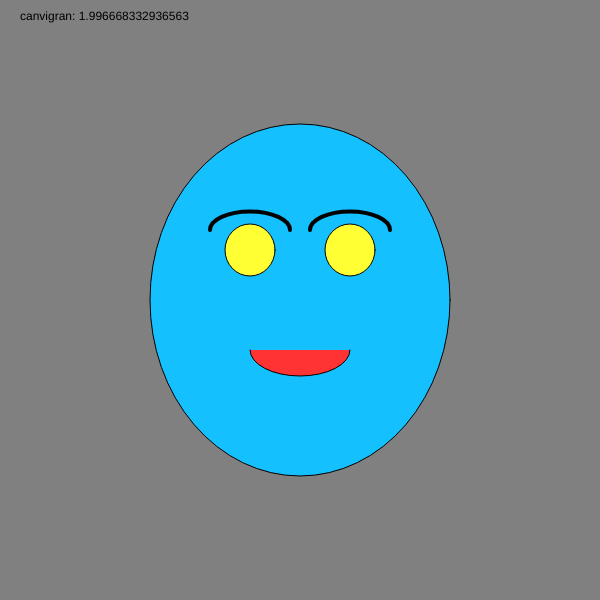
Frame 1 (no input)
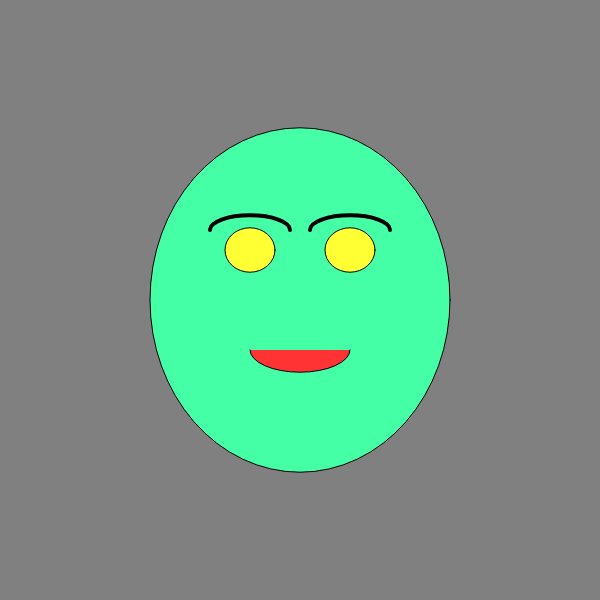
Frame 60 (no input)
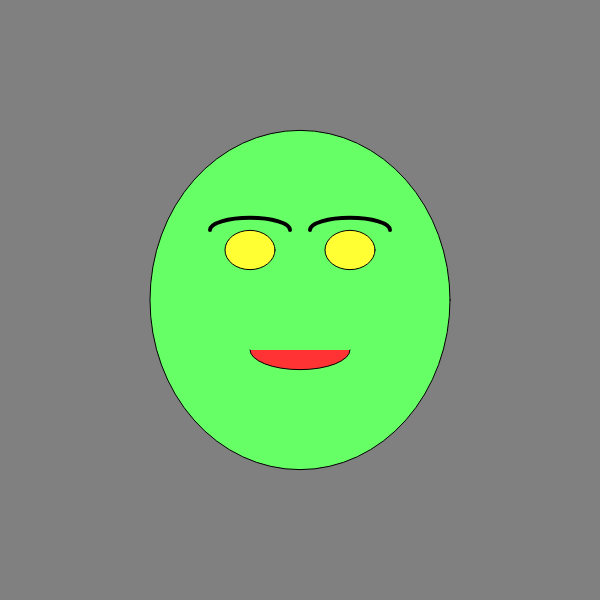
Frame 120 (the mouse pressed at the canvas centre since frame 60)

The p5.js sketch that drew these frames (run headless with seeded random() and noise() and a simulated clock; from frame 60 on, the mouse is pressed at the canvas centre):

// p5.js sketch
// ── sketch.js
function setup() {
  createCanvas(600, 600);//Crea un área de dibuix de 600 pixels quadrats, 600 píxels d'ample i 600 píxels d'alçada, canvas és àrea de dibuix. setup és la configuració o característiques del nostre codi
}

function draw() {//draw significa dibuixar
  background(128, 128, 128);//fons de color gris, és de color gris perquè hi ha un número entre 0 i 255 i el 0 és negre i el 255 es blanc
  let canvigran= sin(frameCount*0.1)*20;//genera números de 20 a -20 sense parar
  print("canvi gran: "+canvigran)
   let canvimitja= sin(frameCount*0.1)*15;//genera números de 15 a -15 ordenats sense parar
  print("canvi mitja: "+canvigran)
  let canvipetit= sin(frameCount*0.1)*8;//genera números de 8 a -8 ordenats sense parar
  print("canvi petit: "+canvipetit)
  let canvimoltgran= sin(frameCount*0.1)*127;//genera números entre 127 a -127 ordenats i sense parats
  print("canvi moltgran: "+canvimoltgran)
  text("canvigran: "+canvigran,20,20);
  frameRate(90)
  strokeWeight(1);
  fill(34-canvimoltgran*2/2,217-canvimoltgran*2,238+canvimoltgran*2);//fill és omplir de color el que hi ha a continuació en aquest cas el·lipses. El primer número es el nivell de vermellor(R:red), el segon numero es el nivell de verdor(G:green) i el tercer número es el nivell de blavor(B:blue). Podem fer 255x255x255:16.700.000 de colors diferents. He de posar el color que vulgui als ulls i a la cara canviant els 3 números, buscant a google colors RGB
  ellipse(300,300,300,350+canvigran);//Es la cara sencera. El primer número significa la posició X (horitzontal) del centre de la el·lipse. El segon número significa la posició Y (vertical) del centre de la el·lipse. El tercer número significa l'amplada de la el·lipseen píxels i el quart l'alçada de la el·lipse. Sempre els números son píxels contats des de la cantonada superior esquerra, és a dir el punt 0,0 es troba diferent que a matemàtiques (cantonada inferior esquerra)
  fill(255,255,51);//color dels ulls
    ellipse(350,250,50,50+canvigran);//és l'ull dret perquè és 350 de X al centre
  ellipse(250,250,50,50+canvigran);//és l'ull esquerre perquè és 250 píxels de X del centre
  fill(255,51,51);//és el color de la boca i és vermellós perquè te molta quantitat de vermell
  arc(300,350,100,50+canvigran,0,PI);//boca
  noFill();//no omplis de color la cella.
  strokeWeight(4);
  arc(250,230,80,35+canvigran,PI,0);//cella esquerra
  strokeWeight(4);
  arc(350,230,80,35+canvigran,PI,0);//cella dreta: els dos primers números són la X
  }
